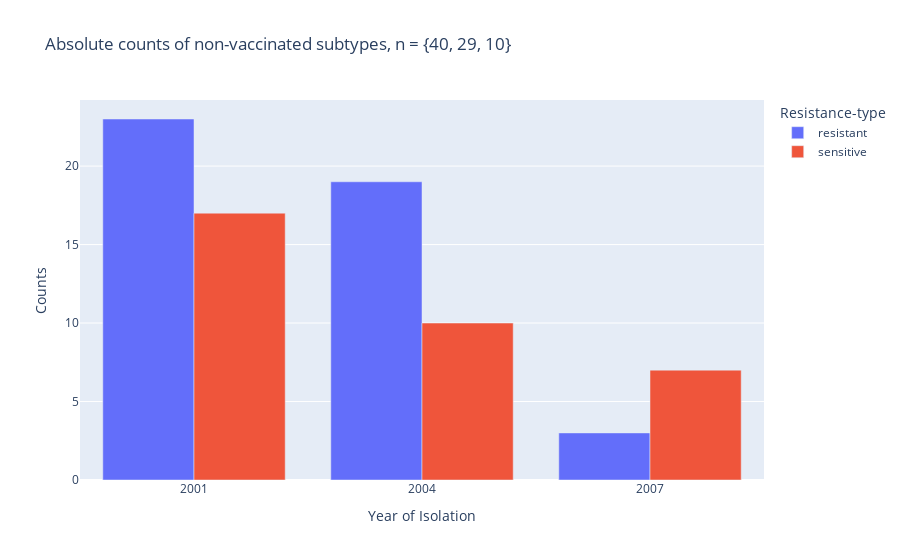

Write notebook code for a chart like this one.
### Markdown cell above
### Plotting the Results

### Code cell
#plot of the absolute counts as a bar plot

fig = px.bar(df_nonvacc_freq, x='Year of Isolation', y = 'Counts',  color = 'Resistance-type',  barmode='group', title = 'Absolute counts of non-vaccinated subtypes, n = {40, 29, 10}')
fig.show()

### Figure 1 — Plotly figure (JSON) as saved in the notebook; plotly's stock layout.template omitted (floating-point values rounded to 4 significant figures)
{"data": [{"alignmentgroup": "True", "hovertemplate": "Resistance-type=resistant<br>Year of Isolation=%{x}<br>Counts=%{y}<extra></extra>", "legendgroup": "resistant", "marker": {"color": "#636efa"}, "name": "resistant", "offsetgroup": "resistant", "orientation": "v", "showlegend": true, "textposition": "auto", "type": "bar", "x": [2001, 2004, 2007], "xaxis": "x", "y": [23, 19, 3], "yaxis": "y"}, {"alignmentgroup": "True", "hovertemplate": "Resistance-type=sensitive<br>Year of Isolation=%{x}<br>Counts=%{y}<extra></extra>", "legendgroup": "sensitive", "marker": {"color": "#EF553B"}, "name": "sensitive", "offsetgroup": "sensitive", "orientation": "v", "showlegend": true, "textposition": "auto", "type": "bar", "x": [2001, 2004, 2007], "xaxis": "x", "y": [17, 10, 7], "yaxis": "y"}], "layout": {"barmode": "group", "legend": {"title": {"text": "Resistance-type"}, "tracegroupgap": 0}, "title": {"text": "Absolute counts of non-vaccinated subtypes, n = {40, 29, 10}"}, "xaxis": {"anchor": "y", "domain": [0, 1], "title": {"text": "Year of Isolation"}}, "yaxis": {"anchor": "x", "domain": [0, 1], "title": {"text": "Counts"}}}}
